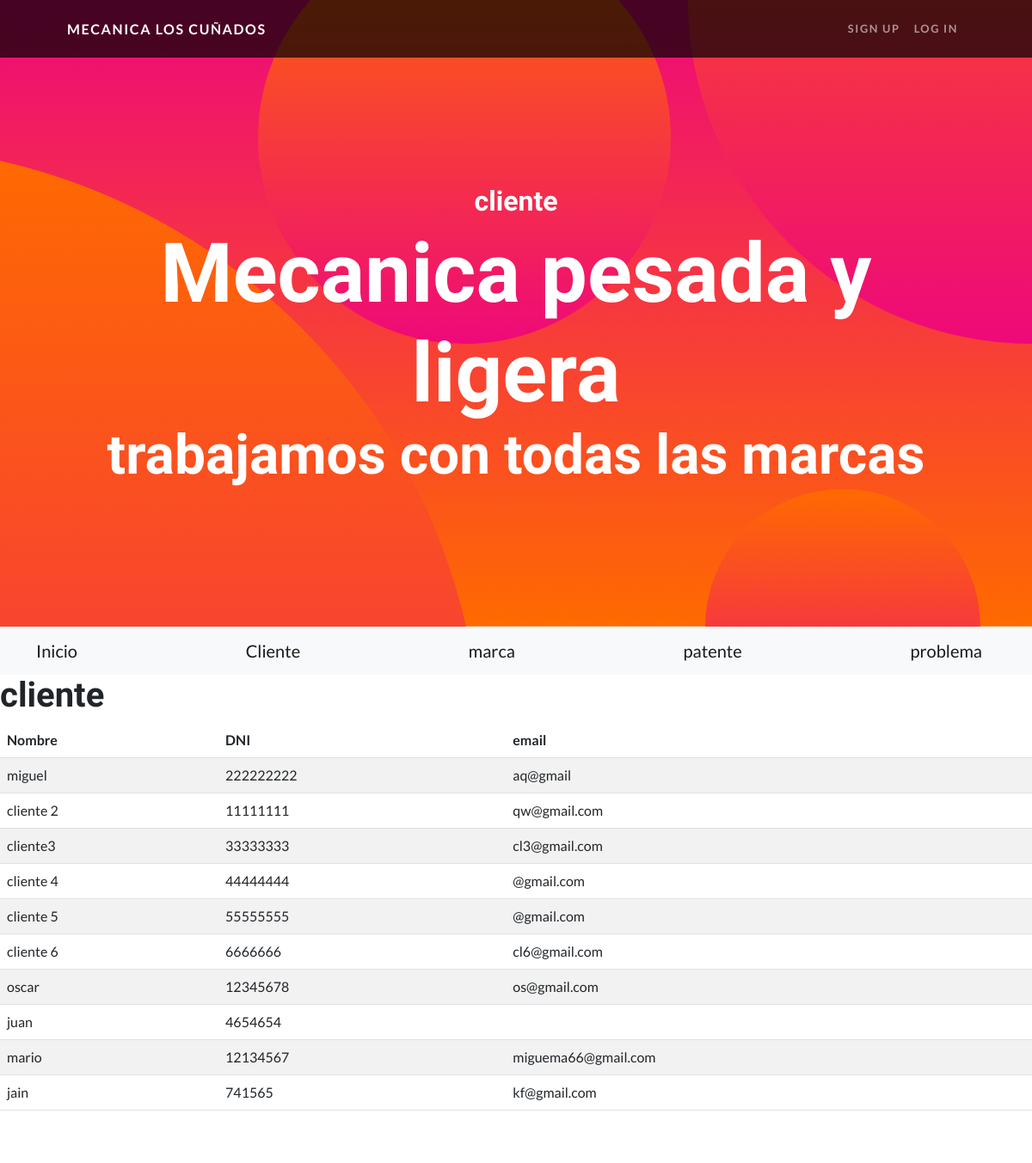
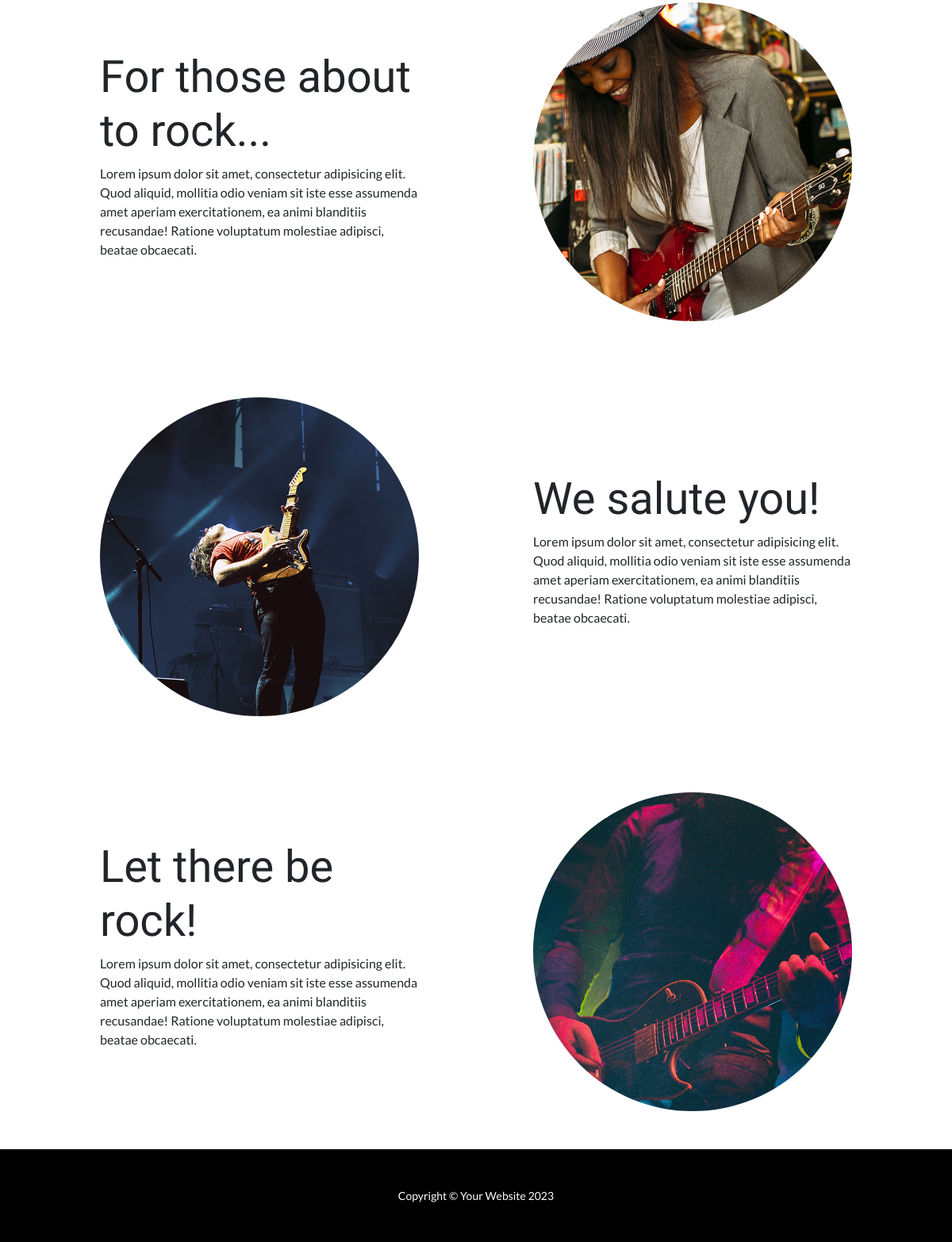
The page /cliente/ on the database its author committed (2 pictures, top to bottom).
### aplicacion/models.py (models this page shows, shortened)
class Cliente(models.Model):
    nombre = models.CharField(max_length=50)
    DNI = models.IntegerField()
    email = models.EmailField()

### aplicacion/views.py (the view)
# urls.py: path('cliente/', clientes, name="cliente"),
def clientes(request):
    contexto = {'clientes': Cliente.objects.all()}
    return render(request, "aplicacion/cliente.html", contexto)

### aplicacion/templates/aplicacion/cliente.html
{% extends 'aplicacion/base.html' %}
{% load static %}
{% block titulo %}
    cliente
{% endblock titulo %}
{% block contenido %}
    <h1>cliente</h1>
    <table class="table table-striped">
        <thead>
            <tr>
                <th>Nombre</th>
                <th>DNI</th>
                <th>email</th>
            </tr>
        </thead>
        <tbody>
    {% for c in clientes  %}
            <tr>
                <td>{{ c.nombre }}</td>
                <td>{{ c.DNI }}</td>
                <td>{{ c.email }}</td>
            </tr>
    {% endfor %}
        </tbody>
    </table>
{% endblock contenido %}

### aplicacion/templates/aplicacion/base.html (shortened to what this page needs)
<!DOCTYPE html>
<html lang="en">
    <head>
        {% load static  %}
        <link href="https://cdn.jsdelivr.net/npm/bootstrap-icons@1.5.0/font/bootstrap-icons.css" rel="stylesheet" type="text/css" />
        <link href="{% static 'aplicacion/css/styles.css' %}" rel="stylesheet" />
    </head>
    <body id="page-top">
        <nav class="navbar navbar-expand-lg navbar-dark navbar-custom fixed-top">
            <div class="container px-5">
                <a class="navbar-brand" href="#page-top">Mecanica Los cuñados</a>
                <div class="collapse navbar-collapse" id="navbarResponsive">
                    <ul class="navbar-nav ms-auto">
                        <li class="nav-item"><a class="nav-link" href="#!">Sign Up</a></li>
                        <li class="nav-item"><a class="nav-link" href="#!">Log In</a></li>
                    </ul>
                </div>
            </div>
        </nav>
        <header class="masthead text-center text-white">
            <div class="masthead-content">
                <div class="container px-5">
                    <h2>
                        {% block titulo %}
                        {% endblock titulo %}
                        </h2>
                    <h1 class="masthead-heading mb-0">Mecanica pesada y ligera</h1>
                    <h2 class="masthead-subheading mb-0">trabajamos con todas las marcas</h2>
                </div>
            </div>
            <div class="bg-circle-1 bg-circle"></div>
            <div class="bg-circle-2 bg-circle"></div>
            <div class="bg-circle-3 bg-circle"></div>
            <div class="bg-circle-4 bg-circle"></div>
        </header>
          <nav class="navbar navbar-light bg-light static-top">
            <div class="container">
                <a class="navbar-brand" href="{% url 'home' %}">Inicio</a>
                <a class="navbar-brand" href="{% url 'cliente' %}">Cliente</a>
                <a class="navbar-brand" href="{% url 'marca' %}">marca</a>
                <a class="navbar-brand" href="{% url 'patente' %}">patente</a>
                <a class="navbar-brand" href="{% url 'problema' %}">problema</a>
            </div>
        </nav>
        {% block contenido %}
        {% endblock contenido %}
        <section id="scroll">
            <div class="container px-5">
                <div class="row gx-5 align-items-center">
                    <div class="col-lg-6 order-lg-2">
                        <div class="p-5"><img class="img-fluid rounded-circle" src="assets/img/01.jpg" alt="..." /></div>
                    </div>
                    <div class="col-lg-6 order-lg-1">
                        <div class="p-5">
                            <h2 class="display-4">For those about to rock...</h2>
                            <p>Lorem ipsum dolor sit amet, consectetur adipisicing elit. Quod aliquid, mollitia odio veniam sit iste esse assumenda amet aperiam exercitationem, ea animi blanditiis recusandae! Ratione voluptatum molestiae adipisci, beatae obcaecati.</p>
                        </div>
                    </div>
                </div>
            </div>
        </section>
        <section>
            <div class="container px-5">
                <div class="row gx-5 align-items-center">
                    <div class="col-lg-6">
                        <div class="p-5"><img class="img-fluid rounded-circle" src="assets/img/02.jpg" alt="..." /></div>
                    </div>
                    <div class="col-lg-6">
                        <div class="p-5">
                            <h2 class="display-4">We salute you!</h2>
                            <p>Lorem ipsum dolor sit amet, consectetur adipisicing elit. Quod aliquid, mollitia odio veniam sit iste esse assumenda amet aperiam exercitationem, ea animi blanditiis recusandae! Ratione voluptatum molestiae adipisci, beatae obcaecati.</p>
                        </div>
                    </div>
                </div>
            </div>
        </section>
        <section>
            <div class="container px-5">
                <div class="row gx-5 align-items-center">
                    <div class="col-lg-6 order-lg-2">
                        <div class="p-5"><img class="img-fluid rounded-circle" src="assets/img/03.jpg" alt="..." /></div>
                    </div>
                    <div class="col-lg-6 order-lg-1">
                        <div class="p-5">
                            <h2 class="display-4">Let there be rock!</h2>
                            <p>Lorem ipsum dolor sit amet, consectetur adipisicing elit. Quod aliquid, mollitia odio veniam sit iste esse assumenda amet aperiam exercitationem, ea animi blanditiis recusandae! Ratione voluptatum molestiae adipisci, beatae obcaecati.</p>
                        </div>
                    </div>
                </div>
            </div>
        </section>
        <footer class="py-5 bg-black">
            <div class="container px-5"><p class="m-0 text-center text-white small">Copyright &copy; Your Website 2023</p></div>
        </footer>
    </body>
</html>

### rows shown on the page
Cliente: nombre "miguel", DNI "222222222", email "aq@gmail"
Cliente: nombre "cliente 2", DNI "11111111", email "qw@gmail.com"
Cliente: nombre "cliente3", DNI "33333333", email "cl3@gmail.com"
Cliente: nombre "cliente 4", DNI "44444444", email "@gmail.com"
Cliente: nombre "cliente 5", DNI "55555555", email "@gmail.com"
Cliente: nombre "cliente 6", DNI "6666666", email "cl6@gmail.com"
Cliente: nombre "oscar", DNI "12345678", email "os@gmail.com"
Cliente: nombre "juan", DNI "4654654"
Cliente: nombre "mario", DNI "12134567", email "miguema66@gmail.com"
Cliente: nombre "jain", DNI "741565", email "kf@gmail.com"
